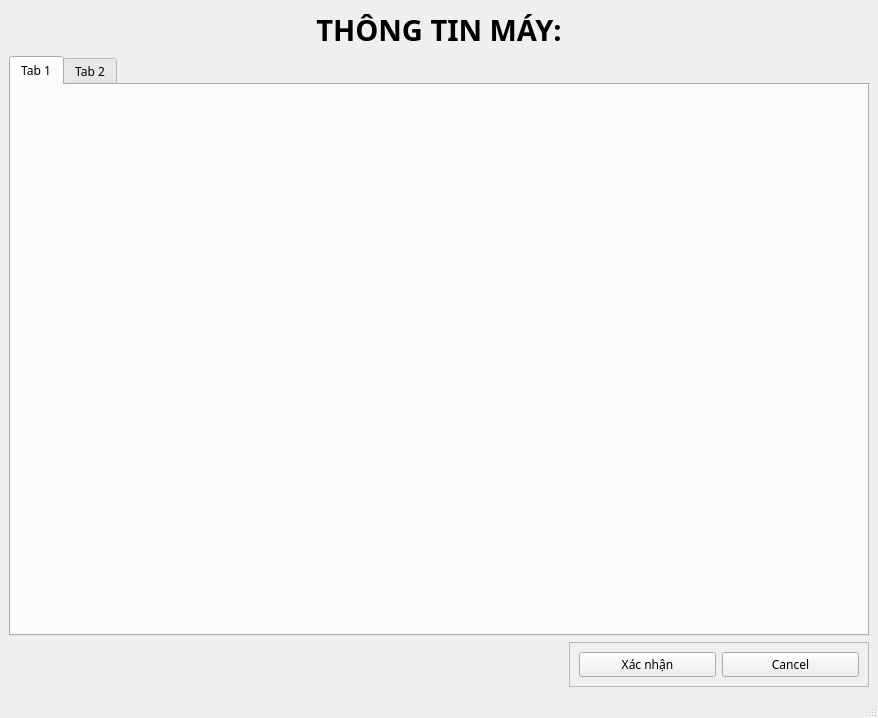
<?xml version="1.0" encoding="UTF-8"?>
<ui version="4.0">
 <class>MainWindow</class>
 <widget class="QMainWindow" name="MainWindow">
  <property name="geometry">
   <rect>
    <x>0</x>
    <y>0</y>
    <width>878</width>
    <height>718</height>
   </rect>
  </property>
  <property name="windowTitle">
   <string>MainWindow</string>
  </property>
  <widget class="QWidget" name="centralwidget">
   <layout class="QVBoxLayout" name="verticalLayout">
    <item>
     <widget class="QLabel" name="label">
      <property name="font">
       <font>
        <family>Malgun Gothic</family>
        <pointsize>22</pointsize>
        <weight>75</weight>
        <bold>true</bold>
       </font>
      </property>
      <property name="text">
       <string>THÔNG TIN MÁY:</string>
      </property>
      <property name="alignment">
       <set>Qt::AlignCenter</set>
      </property>
     </widget>
    </item>
    <item>
     <widget class="QTabWidget" name="tab_certain">
      <property name="maximumSize">
       <size>
        <width>16777215</width>
        <height>580</height>
       </size>
      </property>
      <property name="font">
       <font>
        <family>Malgun Gothic</family>
        <pointsize>9</pointsize>
        <weight>50</weight>
        <bold>false</bold>
       </font>
      </property>
      <property name="currentIndex">
       <number>0</number>
      </property>
      <widget class="QWidget" name="tab">
       <attribute name="title">
        <string>Tab 1</string>
       </attribute>
      </widget>
      <widget class="QWidget" name="tab_2">
       <attribute name="title">
        <string>Tab 2</string>
       </attribute>
      </widget>
     </widget>
    </item>
    <item>
     <widget class="QFrame" name="frame_button">
      <property name="maximumSize">
       <size>
        <width>300</width>
        <height>200</height>
       </size>
      </property>
      <property name="font">
       <font>
        <family>Malgun Gothic</family>
        <pointsize>9</pointsize>
        <weight>50</weight>
        <bold>false</bold>
       </font>
      </property>
      <property name="layoutDirection">
       <enum>Qt::RightToLeft</enum>
      </property>
      <property name="frameShape">
       <enum>QFrame::StyledPanel</enum>
      </property>
      <property name="frameShadow">
       <enum>QFrame::Raised</enum>
      </property>
      <layout class="QHBoxLayout" name="horizontalLayout">
       <item>
        <widget class="QPushButton" name="cancel_btn">
         <property name="font">
          <font>
           <family>Malgun Gothic</family>
           <pointsize>9</pointsize>
           <weight>50</weight>
           <bold>false</bold>
          </font>
         </property>
         <property name="text">
          <string>Cancel</string>
         </property>
        </widget>
       </item>
       <item>
        <widget class="QPushButton" name="confirm_btn">
         <property name="font">
          <font>
           <family>Malgun Gothic</family>
           <pointsize>9</pointsize>
           <weight>50</weight>
           <bold>false</bold>
          </font>
         </property>
         <property name="text">
          <string>Xác nhận</string>
         </property>
        </widget>
       </item>
      </layout>
     </widget>
    </item>
   </layout>
  </widget>
  <widget class="QMenuBar" name="menubar">
   <property name="geometry">
    <rect>
     <x>0</x>
     <y>0</y>
     <width>878</width>
     <height>21</height>
    </rect>
   </property>
  </widget>
  <widget class="QStatusBar" name="statusbar"/>
 </widget>
 <resources/>
 <connections/>
</ui>
